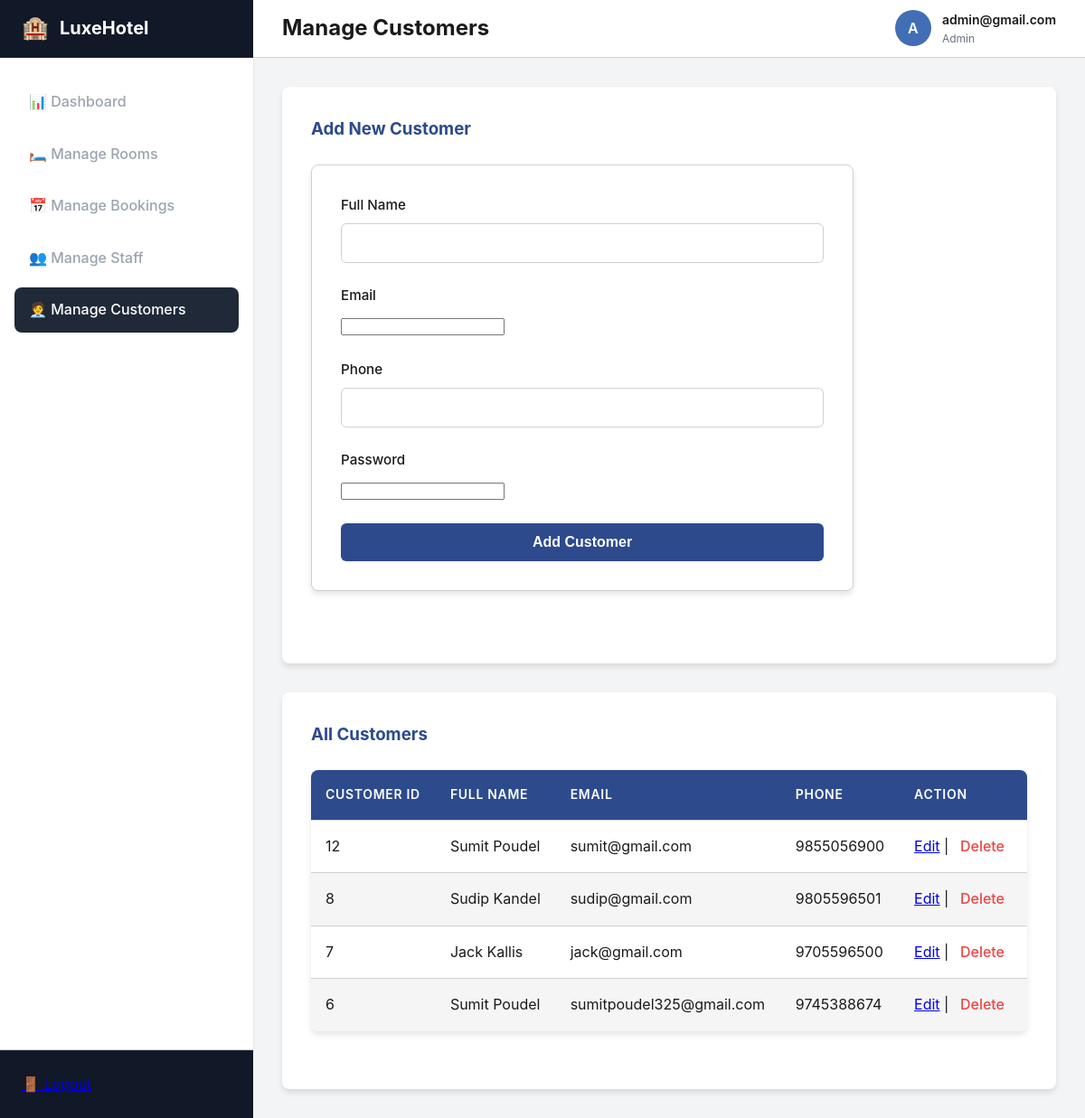
Page /manage_customer.php (signed in) on the committed database.
### tables this page shows
CREATE TABLE `customer` (
  `customerID` int(11) NOT NULL,
  `customer_fullname` text DEFAULT NULL,
  `customer_email` text DEFAULT NULL,
  `customer_phone` text DEFAULT NULL,
  `password` text DEFAULT NULL
);

### manage_customer.php (the view, shortened to what this page needs)
<?php
include "config.php";
?>
<!DOCTYPE html>
<html lang="en">
<head>
    <link rel="stylesheet" href="style.css">
</head>
<body class="admin-body">
    <div class="admin-container">
        <aside class="admin-sidebar">
            <div class="sidebar-header">
                <a href="dashboard.php" class="sidebar-brand">
                    <span style="font-size: 1.5rem;">🏨</span> LuxeHotel
                </a>
            </div>
            <nav class="sidebar-nav">
                <ul>
                    <li><a href="dashboard.php">📊 Dashboard</a></li>
                    <li><a href="manage_rooms.php">🛏️ Manage Rooms</a></li>
                    <li><a href="manage_bookings.php">📅 Manage Bookings</a></li>
                    <li><a href="manage_staff.php">👥 Manage Staff</a></li>
                    <li><a href="manage_customer.php" class="active">🧑‍💼 Manage Customers</a></li>
                </ul>
            </nav>
            <div class="sidebar-footer">
                <a href="logout.php">🚪 Logout</a>
            </div>
        </aside>
        <main class="admin-main">
            <header class="admin-topbar">
                <h2>Manage Customers</h2>
                <div class="user-profile">
                    <div class="user-avatar">
                        <?php echo strtoupper(substr($_SESSION["username"], 0, 1)); ?>
                    </div>
                    <div class="user-info">
                        <span class="user-name"><?php echo $_SESSION["username"]; ?></span>
                        <span class="user-role"><?php echo $_SESSION["role"]; ?></span>
                    </div>
                </div>
            </header>
            <div class="admin-content">
                <div class="card" style="background: white; padding: 2rem; border-radius: 0.5rem; box-shadow: 0 4px 6px rgba(0,0,0,0.1); margin-bottom: 2rem;">
                    <h3 style="margin-bottom: 1.5rem; color: var(--primary);">Add New Customer</h3>
                    <form method="POST" id="addCustomerForm">
                        <div class="form-group">
                            <label for="new_fullname">Full Name</label>
                            <input type="text" id="new_fullname" name="new_fullname" required>
                        </div>
                        <div class="form-group">
                            <label for="new_email">Email</label>
                            <input type="email" id="new_email" name="new_email" required>
                        </div>
                        <div class="form-group">
                            <label for="new_phone">Phone</label>
                            <input type="text" id="new_phone" name="new_phone">
                        </div>
                        <div class="form-group">
                            <label for="new_password">Password</label>
                            <input type="password" id="new_password" name="new_password" required>
                        </div>
                        <input type="submit" name="add_customer" value="Add Customer">
                    </form>
                </div>
                <div class="card" style="background: white; padding: 2rem; border-radius: 0.5rem; box-shadow: 0 4px 6px rgba(0,0,0,0.1);">
                    <h3 style="margin-bottom: 1.5rem; color: var(--primary);">All Customers</h3>
                    <table>
                        <thead>
                            <tr>
                                <th>Customer ID</th>
                                <th>Full Name</th>
                                <th>Email</th>
                                <th>Phone</th>
                                <th>Action</th>
                            </tr>
                        </thead>
                        <tbody>
                        <?php
                        $result = $conn->query("SELECT customerID, customer_fullname, customer_email, customer_phone FROM customer ORDER BY customerID DESC");
                        if ($result && $result->num_rows > 0) {
                            while ($row = $result->fetch_assoc()) {
                                echo "<tr>";
                                echo "<td>" . htmlspecialchars($row["customerID"]) . "</td>";
                                echo "<td>" . htmlspecialchars($row["customer_fullname"]) . "</td>";
                                echo "<td>" . htmlspecialchars($row["customer_email"]) . "</td>";
                                echo "<td>" . htmlspecialchars($row["customer_phone"]) . "</td>";
                                echo "<td><a href='manage_customer.php?edit=" . htmlspecialchars($row["customerID"]) . "'>Edit</a> | <a href='manage_customer.php?delete=" . htmlspecialchars($row["customerID"]) . "' onclick=\"return confirm('Delete this customer?');\">Delete</a></td>";
                                echo "</tr>";
                            }
                        } else {
                            echo "<tr><td colspan='5'>No customers found</td></tr>";
                        }
                        ?>
                        </tbody>
                    </table>
                </div>
            </div>
        </main>
    </div>
</body>
</html>

### style.css (style rules this page uses)
:root { --primary: #2d4a8c; --primary-light: #416eb4; --primary-dark: #1f3264; --secondary: #c9b888; --accent: #d4c4a0; --background: #ffffff; --foreground: #1a1a1a; --muted: #e8e8e8; --muted-light: #f5f5f5; --border: #d0d0d0; --success: #10b981; --warning: #f59e0b; --error: #ef4444; }
* { margin: 0; padding: 0; box-sizing: border-box; }
body { font-family: "Inter", -apple-system, BlinkMacSystemFont, "Segoe UI", sans-serif; background-color: var(--background); color: var(--foreground); line-height: 1.6; }
nav { position: sticky; top: 0; z-index: 50; background-color: var(--background); border-bottom: 1px solid var(--border); box-shadow: 0 1px 3px rgba(0, 0, 0, 0.1); }
.admin-body { background-color: #f3f4f6; }
.admin-container { display: flex; min-height: 100vh; }
.admin-sidebar { width: 280px; background-color: #111827; color: white; flex-shrink: 0; display: flex; flex-direction: column; }
.sidebar-header { height: 4rem; display: flex; align-items: center; padding: 0 1.5rem; border-bottom: 1px solid #1f2937; }
.sidebar-brand { font-size: 1.25rem; font-weight: 700; color: white; text-decoration: none; display: flex; align-items: center; gap: 0.75rem; }
.sidebar-nav { flex: 1; padding: 1.5rem 1rem; }
.sidebar-nav ul { list-style: none; display: flex; flex-direction: column; gap: 0.5rem; }
.sidebar-nav a { display: flex; align-items: center; gap: 0.75rem; padding: 0.75rem 1rem; color: #9ca3af; text-decoration: none; border-radius: 0.5rem; transition: all 0.2s; font-weight: 500; }
.sidebar-nav a:hover, .sidebar-nav a.active { background-color: #1f2937; color: white; }
.sidebar-footer { padding: 1.5rem; border-top: 1px solid #1f2937; }
.admin-main { flex: 1; display: flex; flex-direction: column; overflow-x: hidden; }
.admin-topbar { height: 4rem; background-color: white; border-bottom: 1px solid var(--border); display: flex; justify-content: space-between; align-items: center; padding: 0 2rem; }
.admin-content { flex: 1; padding: 2rem; max-width: 1400px; width: 100%; margin: 0 auto; }
.user-profile { display: flex; align-items: center; gap: 0.75rem; }
.user-avatar { width: 2.5rem; height: 2.5rem; background-color: var(--primary-light); color: white; border-radius: 50%; display: flex; align-items: center; justify-content: center; font-weight: 600; }
.user-info { display: flex; flex-direction: column; }
.user-name { font-weight: 600; font-size: 0.875rem; color: var(--foreground); }
.user-role { font-size: 0.75rem; color: #6b7280; text-transform: capitalize; }
main { max-width: none; margin: 0; padding: 0; }
table { width: 100%; border-collapse: collapse; margin-bottom: 2rem; background-color: white; box-shadow: 0 4px 6px rgba(0, 0, 0, 0.1); border-radius: 0.5rem; overflow: hidden; }
table th, table td { padding: 1rem; text-align: left; border-bottom: 1px solid var(--border); }
table th { background-color: var(--primary); color: white; font-weight: 600; text-transform: uppercase; font-size: 0.875rem; letter-spacing: 0.05em; }
table tr:last-child td { border-bottom: none; }
table tr:nth-child(even) { background-color: var(--muted-light); }
main form:not(table form) { background-color: white; padding: 2rem; border-radius: 0.5rem; box-shadow: 0 4px 6px rgba(0, 0, 0, 0.1); max-width: 600px; margin-bottom: 3rem; border: 1px solid var(--border); }
.form-group { margin-bottom: 1.5rem; }
.form-group label { display: block; margin-bottom: 0.5rem; font-weight: 500; color: var(--foreground); font-size: 0.95rem; }
main form input[type="text"], main form input[type="number"], main form textarea, main form select { width: 100%; padding: 0.75rem; border: 1px solid var(--border); border-radius: 0.375rem; font-size: 1rem; transition: border-color 0.2s; }
main form input[type="submit"] { background-color: var(--primary); color: white; padding: 0.75rem 2rem; border: none; border-radius: 0.375rem; font-size: 1rem; font-weight: 600; cursor: pointer; transition: background-color 0.2s; width: 100%; }
a[href*="delete"] { color: var(--error); text-decoration: none; font-weight: 500; padding: 0.25rem 0.5rem; border-radius: 0.25rem; transition: background-color 0.2s; }

### rows in the picture
customer: customerID "12", customer_fullname "Sumit Poudel", customer_email "sumit@gmail.com", customer_phone "9855056900"
customer: customerID "8", customer_fullname "Sudip Kandel", customer_email "sudip@gmail.com", customer_phone "9805596501"
customer: customerID "7", customer_fullname "Jack Kallis", customer_email "jack@gmail.com", customer_phone "9705596500"
customer: customerID "6", customer_fullname "Sumit Poudel", customer_email "sumitpoudel325@gmail.com", customer_phone "9745388674"

### other values in the picture
substr($_SESSION["username"], 0, 1) "A"
$_SESSION["username"] "admin@gmail.com"
$_SESSION["role"] "Admin"
